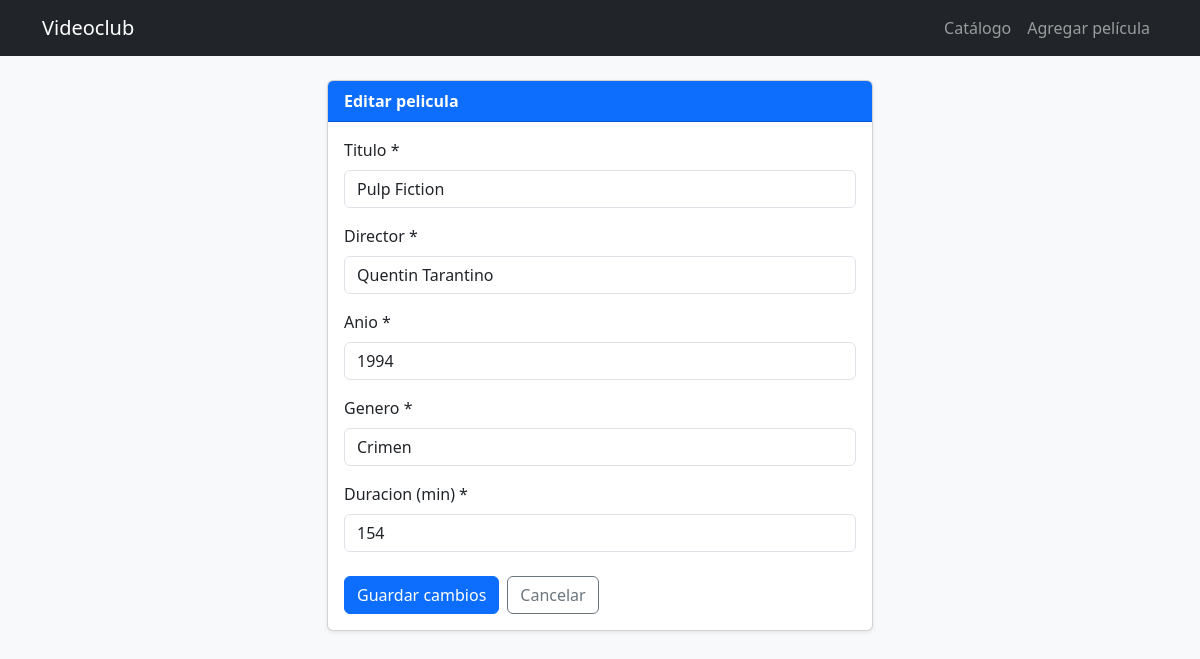
/index.php?accion=editar&id=2, run on the app's committed database.
### tables this page shows
CREATE TABLE peliculas (
    id        INT AUTO_INCREMENT PRIMARY KEY,
    titulo    VARCHAR(150) NOT NULL,
    director  VARCHAR(100) NOT NULL,
    anio      YEAR         NOT NULL,
    genero    VARCHAR(50)  NOT NULL,
    duracion  INT          NOT NULL   
);

### controllers/peliculas_controller.php (called while the page is built, shortened)
<?php
require_once __DIR__ . '/../models/Pelicula.php';
function accion_editar(Pelicula $modelo): void {
    $id       = (int)($_GET['id'] ?? -1);
    $pelicula = $modelo->porId($id);
    require __DIR__ . '/../views/layouts/header.php';
    require __DIR__ . '/../views/peliculas/editar.php';
    require __DIR__ . '/../views/layouts/footer.php';
}

### models/Pelicula.php (called while the page is built, shortened)
<?php
class Pelicula {
    private PDO $pdo;
    public function __construct(PDO $pdo) {
        $this->pdo = $pdo;
    }
    public function porId(int $id): ?array {
        $stmt = $this->pdo->prepare('SELECT * FROM peliculas WHERE id = ?');
        $stmt->execute([$id]);
        $pelicula = $stmt->fetch();
        return $pelicula ?: null;
    }
}

### views/peliculas/editar.php (the view, shortened to what this page needs)
<div class="row justify-content-center">
    <div class="col-12 col-lg-6">
        <div class="card shadow-sm">
            <div class="card-header bg-primary text-white fw-bold">Editar pelicula</div>
            <div class="card-body">
                <form method="POST" action="index.php?accion=actualizar">
                    <div class="mb-3">
                        <label class="form-label">Titulo *</label>
                        <input type="text" class="form-control" name="titulo" required
                               value="<?= htmlspecialchars($pelicula['titulo']) ?>">
                    </div>
                    <div class="mb-3">
                        <label class="form-label">Director *</label>
                        <input type="text" class="form-control" name="director" required
                               value="<?= htmlspecialchars($pelicula['director']) ?>">
                    </div>
                    <div class="mb-3">
                        <label class="form-label">Anio *</label>
                        <input type="number" class="form-control" name="anio" required
                               min="1901" max="2155"
                               value="<?= htmlspecialchars((string) $pelicula['anio']) ?>">
                    </div>
                    <div class="mb-3">
                        <label class="form-label">Genero *</label>
                        <input type="text" class="form-control" name="genero" required
                               value="<?= htmlspecialchars($pelicula['genero']) ?>">
                    </div>
                    <div class="mb-4">
                        <label class="form-label">Duracion (min) *</label>
                        <input type="number" class="form-control" name="duracion" required min="1"
                               value="<?= htmlspecialchars((string) $pelicula['duracion']) ?>">
                    </div>
                    <div class="d-flex gap-2">
                        <button type="submit" class="btn btn-primary">Guardar cambios</button>
                        <a href="index.php" class="btn btn-outline-secondary">Cancelar</a>
                    </div>
                </form>
            </div>
        </div>
    </div>
</div>

### data on the page
peliculas: titulo "Pulp Fiction", director "Quentin Tarantino", anio "1994", genero "Crimen", duracion "154"
